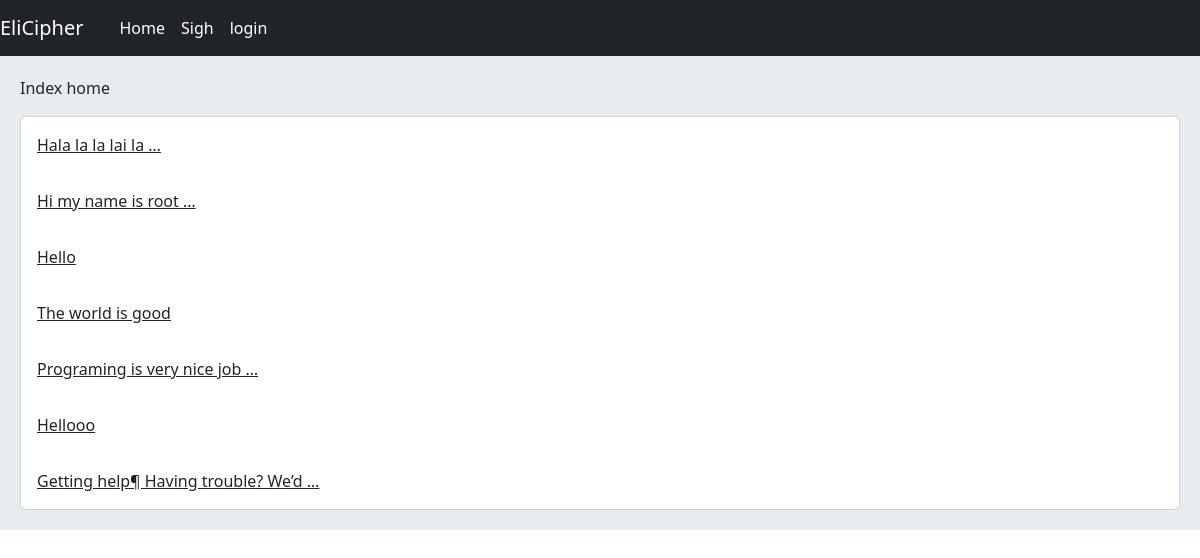
Page /home/ on the earlier database version.
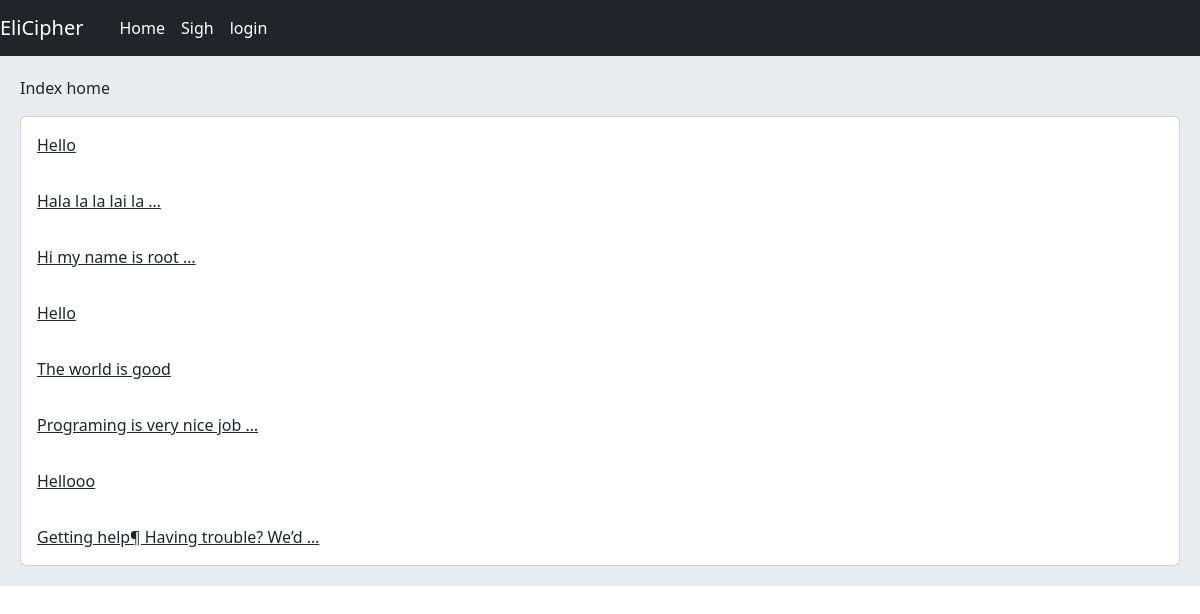
Same page on the later database version.
### post/models.py (models this page shows, shortened)
class Post(models.Model):
    user = models.ForeignKey(User , on_delete=models.CASCADE , related_name='posts')
    slug = models.SlugField(max_length=20)
    caption = models.TextField()
    created = models.DateTimeField(auto_now_add=True)
    updated = models.DateTimeField(auto_now=True)
    class Meta:
        ordering = ['-created']
    def get_absolute_url(self):
        return reverse('post:post_detail' ,args=(self.id , self.slug,))

### home/views.py (the view, shortened to what this page needs)
# urls.py: path('', views.HomeView.as_view() , name= "home"),
class HomeView(View):
    def get(self , request):
        posts = Post.objects.all()
        return render(request , "home/index.html" , {'Posts' : posts})

### home/templates/home/index.html
{% extends 'base.html'%}
{% block content %}
    <p>Index home</p>
        <div class="card">
            {% for post in Posts %}
                <a href="{{ post.get_absolute_url }}" class="card-body">{{ post.caption|truncatewords:5}}</a>
            {% endfor %}
        </div>
{% endblock %}

Differences in the rows shown:
added Post: caption "Hello"
